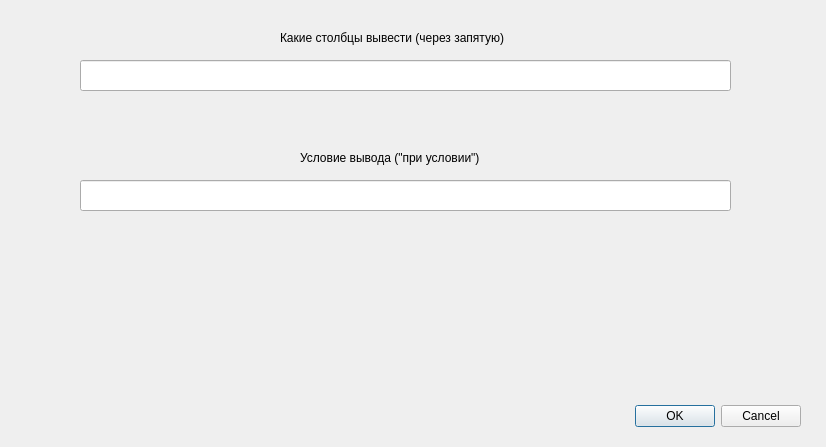
<?xml version="1.0" encoding="UTF-8"?>
<ui version="4.0">
 <class>Dialog</class>
 <widget class="QDialog" name="Dialog">
  <property name="geometry">
   <rect>
    <x>0</x>
    <y>0</y>
    <width>826</width>
    <height>447</height>
   </rect>
  </property>
  <property name="windowTitle">
   <string>Dialog</string>
  </property>
  <widget class="QDialogButtonBox" name="buttonBox">
   <property name="geometry">
    <rect>
     <x>460</x>
     <y>400</y>
     <width>341</width>
     <height>32</height>
    </rect>
   </property>
   <property name="orientation">
    <enum>Qt::Horizontal</enum>
   </property>
   <property name="standardButtons">
    <set>QDialogButtonBox::Cancel|QDialogButtonBox::Ok</set>
   </property>
  </widget>
  <widget class="QLineEdit" name="lineEdit">
   <property name="geometry">
    <rect>
     <x>80</x>
     <y>180</y>
     <width>651</width>
     <height>31</height>
    </rect>
   </property>
  </widget>
  <widget class="QLabel" name="label">
   <property name="geometry">
    <rect>
     <x>300</x>
     <y>150</y>
     <width>231</width>
     <height>16</height>
    </rect>
   </property>
   <property name="text">
    <string>Условие вывода (&quot;при условии&quot;)</string>
   </property>
  </widget>
  <widget class="QLineEdit" name="lineEdit_2">
   <property name="geometry">
    <rect>
     <x>80</x>
     <y>60</y>
     <width>651</width>
     <height>31</height>
    </rect>
   </property>
  </widget>
  <widget class="QLabel" name="label_2">
   <property name="geometry">
    <rect>
     <x>280</x>
     <y>30</y>
     <width>281</width>
     <height>16</height>
    </rect>
   </property>
   <property name="text">
    <string>Какие столбцы вывести (через запятую)</string>
   </property>
  </widget>
 </widget>
 <resources/>
 <connections>
  <connection>
   <sender>buttonBox</sender>
   <signal>accepted()</signal>
   <receiver>Dialog</receiver>
   <slot>accept()</slot>
   <hints>
    <hint type="sourcelabel">
     <x>248</x>
     <y>254</y>
    </hint>
    <hint type="destinationlabel">
     <x>157</x>
     <y>274</y>
    </hint>
   </hints>
  </connection>
  <connection>
   <sender>buttonBox</sender>
   <signal>rejected()</signal>
   <receiver>Dialog</receiver>
   <slot>reject()</slot>
   <hints>
    <hint type="sourcelabel">
     <x>316</x>
     <y>260</y>
    </hint>
    <hint type="destinationlabel">
     <x>286</x>
     <y>274</y>
    </hint>
   </hints>
  </connection>
 </connections>
</ui>
